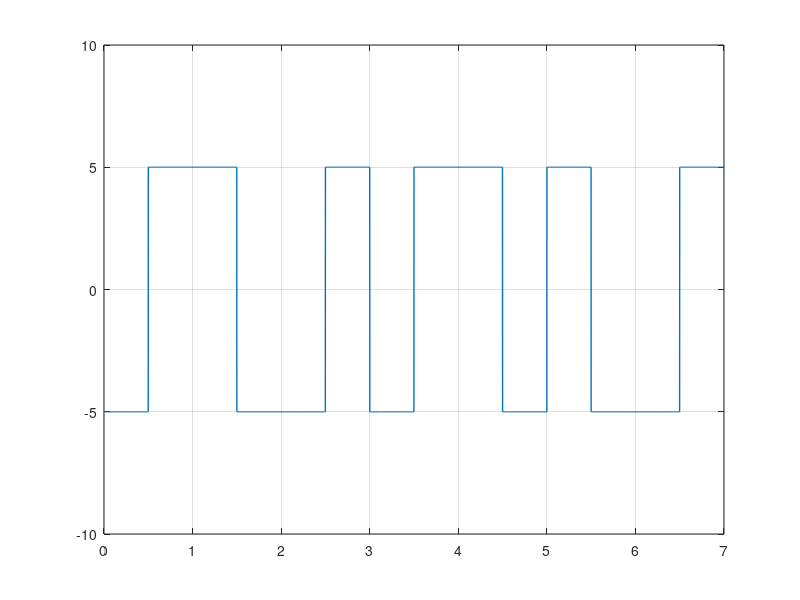

Write the MATLAB code that produced this figure.
clc; #... Clear command line
clear all; #... Clear variables
close all; #... Clear figures

bits = [1 0 1 1 0 0 1];

#... Modulation

bitrate = 1; #... Number of bits per second
voltage = 5;

samplingRate = 1000;
samplingTime = 1/samplingRate;

endTime = length(bits)/bitrate;
time = 0:samplingTime:endTime;

index = 1;

for i = 1:length(time)
    if bits(index) == 1 && time(i)*bitrate < index-1/2
        modulation(i) = -voltage;
    endif
    if bits(index) == 1 && time(i)*bitrate >= index-1/2
        modulation(i) = voltage;
    endif
    if bits(index) == 0 && time(i)*bitrate < index-1/2
        modulation(i) = voltage;
    endif
    if bits(index) == 0 && time(i)*bitrate >= index-1/2
        modulation(i) = -voltage;
    endif
    if time(i)*bitrate >= index
        index = index+1;
    endif
endfor

plot(time, modulation, "LineWidth", 1);
axis([0 endTime -voltage-5 voltage+5]);
grid on;

#... Demodulation

index = 1

for i = 1:length(modulation)
    if modulation(i) == -voltage && time(i)*bitrate < index-1/2
        demodultaion(index) = 1;
    endif
    if modulation(i) == voltage && time(i)*bitrate < index-1/2
        demodultaion(index) = 0;
    endif
    if time(i)*bitrate >= index
        index = index+1;
    endif
endfor

disp(demodultaion);
